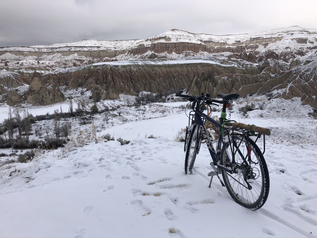
#> input picture input/5.png, 317 x 238 px, shrunk from 1280 x 960 before the run; its folder holds 2 pictures in this run
$ python main.py
#> lines starting #> are read from the running program, lines starting #| are printed output that depends on the picture
import glob
import os
import re
import cv2
import matplotlib.pyplot as plt

def convert():
    files = glob.glob('input/*')

    for f in files:
        # 全角文字（日本語とか）がファイル名に含まれている場合、バグになるので排除
        fname = re.sub('[^\x01-\x7E]', "", f)
        # 半角スペースの排除
        fname = re.sub(' ', "", fname)
        # ファイル名の変更
        os.rename(f, fname)

        img = cv2.imread(fname)
#> img is the input picture: shape (238, 317, 3); mean B, G, R 169.8, 160.1, 159.4
        plt.imshow(cv2.cvtColor(img, cv2.COLOR_BGR2RGB))

        # .png を含んでいれば PNG を JPEG に変換、そうでなければ逆（拡張子を変えるだけで画像を自動変換してくれる模様）
        fname = fname.replace('.png', '.jpg') if '.png' in fname else fname.replace('.jpg', '.png')

        fname = fname.replace('input', 'output')
        cv2.imwrite(fname, img)


convert()
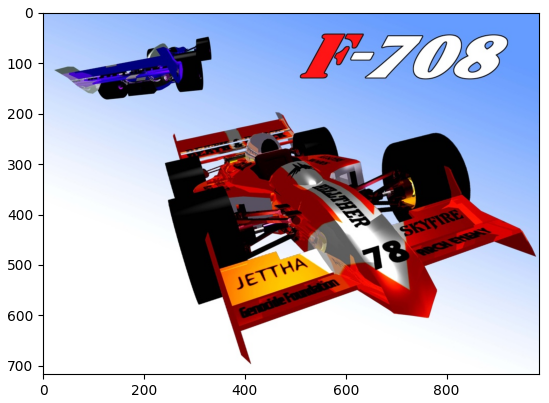
#> figure drawn by matplotlib, 1 panel
